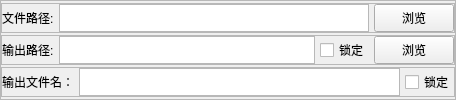
        <widget class="QFrame" name="frame_FileInfo">
         <property name="sizePolicy">
          <sizepolicy hsizetype="Expanding" vsizetype="Expanding">
           <horstretch>0</horstretch>
           <verstretch>21</verstretch>
          </sizepolicy>
         </property>
         <property name="minimumSize">
          <size>
           <width>0</width>
           <height>100</height>
          </size>
         </property>
         <property name="frameShape">
          <enum>QFrame::StyledPanel</enum>
         </property>
         <property name="frameShadow">
          <enum>QFrame::Raised</enum>
         </property>
         <layout class="QVBoxLayout" name="verticalLayout">
          <property name="spacing">
           <number>0</number>
          </property>
          <property name="leftMargin">
           <number>0</number>
          </property>
          <property name="topMargin">
           <number>0</number>
          </property>
          <property name="rightMargin">
           <number>0</number>
          </property>
          <property name="bottomMargin">
           <number>0</number>
          </property>
          <item>
           <widget class="QFrame" name="frame_File">
            <property name="sizePolicy">
             <sizepolicy hsizetype="Expanding" vsizetype="Expanding">
              <horstretch>0</horstretch>
              <verstretch>0</verstretch>
             </sizepolicy>
            </property>
            <property name="minimumSize">
             <size>
              <width>0</width>
              <height>30</height>
             </size>
            </property>
            <property name="maximumSize">
             <size>
              <width>16777215</width>
              <height>30</height>
             </size>
            </property>
            <property name="frameShape">
             <enum>QFrame::StyledPanel</enum>
            </property>
            <property name="frameShadow">
             <enum>QFrame::Raised</enum>
            </property>
            <layout class="QHBoxLayout" name="horizontalLayout_3">
             <property name="spacing">
              <number>5</number>
             </property>
             <property name="leftMargin">
              <number>0</number>
             </property>
             <property name="topMargin">
              <number>0</number>
             </property>
             <property name="rightMargin">
              <number>0</number>
             </property>
             <property name="bottomMargin">
              <number>0</number>
             </property>
             <item>
              <widget class="QLabel" name="lb_File">
               <property name="sizePolicy">
                <sizepolicy hsizetype="Expanding" vsizetype="Expanding">
                 <horstretch>10</horstretch>
                 <verstretch>0</verstretch>
                </sizepolicy>
               </property>
               <property name="maximumSize">
                <size>
                 <width>16777215</width>
                 <height>16777215</height>
                </size>
               </property>
               <property name="text">
                <string>文件路径:</string>
               </property>
              </widget>
             </item>
             <item>
              <widget class="QPlainTextEdit" name="pte_FilePath">
               <property name="sizePolicy">
                <sizepolicy hsizetype="Expanding" vsizetype="Expanding">
                 <horstretch>100</horstretch>
                 <verstretch>0</verstretch>
                </sizepolicy>
               </property>
               <property name="maximumSize">
                <size>
                 <width>16777215</width>
                 <height>16777215</height>
                </size>
               </property>
               <property name="cursor" stdset="0">
                <cursorShape>IBeamCursor</cursorShape>
               </property>
               <property name="layoutDirection">
                <enum>Qt::LeftToRight</enum>
               </property>
              </widget>
             </item>
             <item>
              <widget class="QPushButton" name="pb_FilePath">
               <property name="sizePolicy">
                <sizepolicy hsizetype="Expanding" vsizetype="Expanding">
                 <horstretch>15</horstretch>
                 <verstretch>0</verstretch>
                </sizepolicy>
               </property>
               <property name="cursor">
                <cursorShape>PointingHandCursor</cursorShape>
               </property>
               <property name="text">
                <string>浏览</string>
               </property>
              </widget>
             </item>
            </layout>
           </widget>
          </item>
          <item>
           <widget class="QFrame" name="frame_OutputPath">
            <property name="sizePolicy">
             <sizepolicy hsizetype="Expanding" vsizetype="Expanding">
              <horstretch>0</horstretch>
              <verstretch>0</verstretch>
             </sizepolicy>
            </property>
            <property name="minimumSize">
             <size>
              <width>0</width>
              <height>30</height>
             </size>
            </property>
            <property name="maximumSize">
             <size>
              <width>16777215</width>
              <height>30</height>
             </size>
            </property>
            <property name="frameShape">
             <enum>QFrame::StyledPanel</enum>
            </property>
            <property name="frameShadow">
             <enum>QFrame::Raised</enum>
            </property>
            <layout class="QHBoxLayout" name="horizontalLayout_7">
             <property name="spacing">
              <number>5</number>
             </property>
             <property name="leftMargin">
              <number>0</number>
             </property>
             <property name="topMargin">
              <number>0</number>
             </property>
             <property name="rightMargin">
              <number>0</number>
             </property>
             <property name="bottomMargin">
              <number>0</number>
             </property>
             <item>
              <widget class="QLabel" name="label">
               <property name="sizePolicy">
                <sizepolicy hsizetype="Expanding" vsizetype="Expanding">
                 <horstretch>10</horstretch>
                 <verstretch>0</verstretch>
                </sizepolicy>
               </property>
               <property name="text">
                <string>输出路径:</string>
               </property>
              </widget>
             </item>
             <item>
              <widget class="QPlainTextEdit" name="pte_OutputPath">
               <property name="sizePolicy">
                <sizepolicy hsizetype="Expanding" vsizetype="Expanding">
                 <horstretch>100</horstretch>
                 <verstretch>0</verstretch>
                </sizepolicy>
               </property>
              </widget>
             </item>
             <item>
              <widget class="QCheckBox" name="cb_PathLock">
               <property name="sizePolicy">
                <sizepolicy hsizetype="Expanding" vsizetype="Expanding">
                 <horstretch>0</horstretch>
                 <verstretch>0</verstretch>
                </sizepolicy>
               </property>
               <property name="text">
                <string>锁定</string>
               </property>
              </widget>
             </item>
             <item>
              <widget class="QPushButton" name="pb_OutputPath">
               <property name="sizePolicy">
                <sizepolicy hsizetype="Expanding" vsizetype="Expanding">
                 <horstretch>15</horstretch>
                 <verstretch>0</verstretch>
                </sizepolicy>
               </property>
               <property name="cursor">
                <cursorShape>PointingHandCursor</cursorShape>
               </property>
               <property name="text">
                <string>浏览</string>
               </property>
              </widget>
             </item>
            </layout>
           </widget>
          </item>
          <item>
           <widget class="QFrame" name="frame_FileName">
            <property name="sizePolicy">
             <sizepolicy hsizetype="Expanding" vsizetype="Expanding">
              <horstretch>0</horstretch>
              <verstretch>0</verstretch>
             </sizepolicy>
            </property>
            <property name="minimumSize">
             <size>
              <width>0</width>
              <height>30</height>
             </size>
            </property>
            <property name="maximumSize">
             <size>
              <width>16777215</width>
              <height>30</height>
             </size>
            </property>
            <property name="frameShape">
             <enum>QFrame::StyledPanel</enum>
            </property>
            <property name="frameShadow">
             <enum>QFrame::Raised</enum>
            </property>
            <layout class="QHBoxLayout" name="horizontalLayout_9">
             <property name="spacing">
              <number>5</number>
             </property>
             <property name="leftMargin">
              <number>0</number>
             </property>
             <property name="topMargin">
              <number>0</number>
             </property>
             <property name="rightMargin">
              <number>0</number>
             </property>
             <property name="bottomMargin">
              <number>0</number>
             </property>
             <item>
              <widget class="QLabel" name="label_3">
               <property name="sizePolicy">
                <sizepolicy hsizetype="Expanding" vsizetype="Expanding">
                 <horstretch>10</horstretch>
                 <verstretch>0</verstretch>
                </sizepolicy>
               </property>
               <property name="text">
                <string>输出文件名：</string>
               </property>
              </widget>
             </item>
             <item>
              <widget class="QPlainTextEdit" name="pte_FileName">
               <property name="sizePolicy">
                <sizepolicy hsizetype="Expanding" vsizetype="Expanding">
                 <horstretch>100</horstretch>
                 <verstretch>0</verstretch>
                </sizepolicy>
               </property>
               <property name="maximumSize">
                <size>
                 <width>16777215</width>
                 <height>16777215</height>
                </size>
               </property>
               <property name="cursor" stdset="0">
                <cursorShape>IBeamCursor</cursorShape>
               </property>
               <property name="layoutDirection">
                <enum>Qt::LeftToRight</enum>
               </property>
              </widget>
             </item>
             <item>
              <widget class="QCheckBox" name="cb_NameLock">
               <property name="sizePolicy">
                <sizepolicy hsizetype="Expanding" vsizetype="Expanding">
                 <horstretch>0</horstretch>
                 <verstretch>0</verstretch>
                </sizepolicy>
               </property>
               <property name="text">
                <string>锁定</string>
               </property>
              </widget>
             </item>
            </layout>
           </widget>
          </item>
         </layout>
        </widget>
